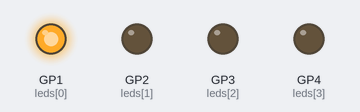
The program below on a simulated Raspberry Pi Pico running MicroPython. Shown: output pins drawn as LEDs (lit = HIGH).

Above: at 0.03 s.
At 0.7 s:
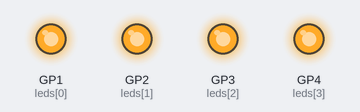
At 1.69 s:
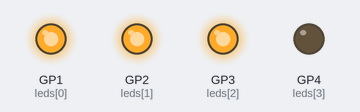
At 2.93 s:
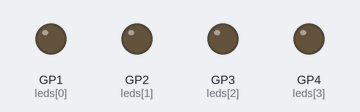
At 3.17 s:
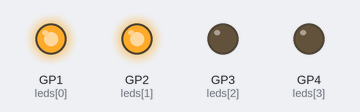
Timing chart, 0 to 3.5 s (numbered marks = the images above):
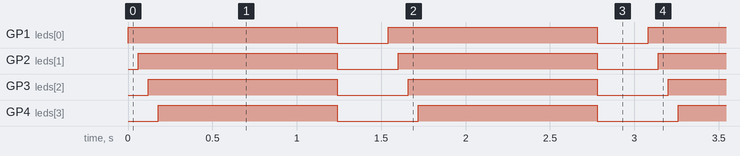

The program:

main.py
```python
import machine
import time

leds = [machine.Pin(i, machine.Pin.OUT) for i in range(1, 5)]

while True:

    for led in leds:
        led.value(1)
        time.sleep(0.06)

    time.sleep(1)


    for led in leds:
        led.value(0)

    time.sleep(0.3)
```

Measured:
- by itself, GP1 (leds[0]): alternates HIGH for 1.2 s and LOW for 0.30 s
- by itself, GP2 (leds[1]): alternates HIGH for 1.2 s and LOW for 0.36 s
- by itself, GP3 (leds[2]): alternates HIGH for 1.1 s and LOW for 0.42 s
- by itself, GP4 (leds[3]): alternates HIGH for 1.1 s and LOW for 0.48 s
